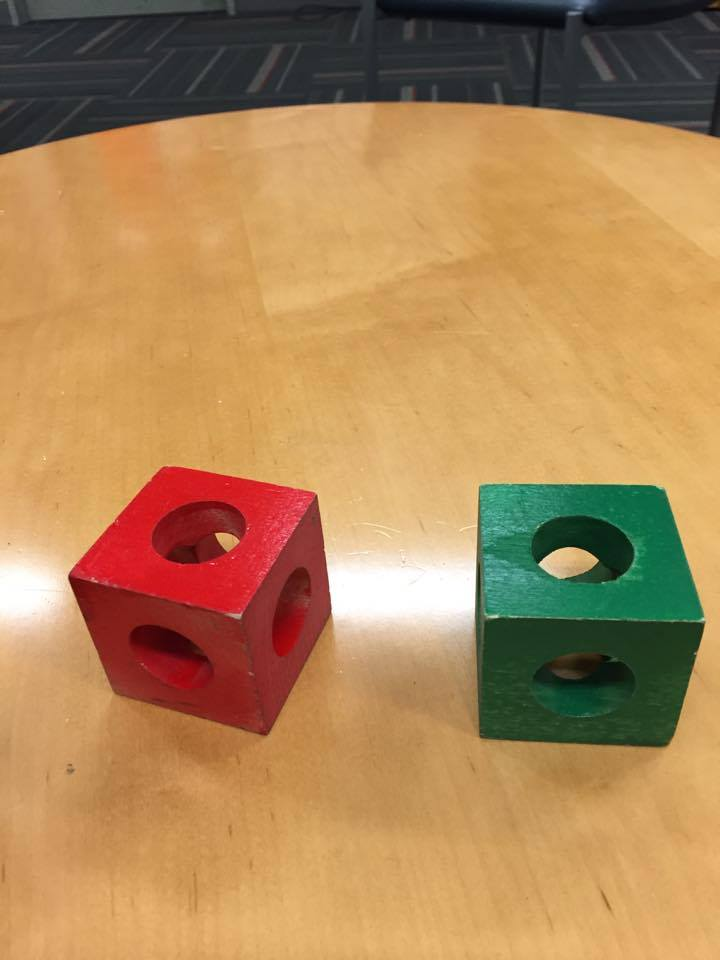
#> input picture OpenCVCode/blocks_2.jpg, 720 x 960 px, given in place of the camera
$ python FindBlockPosition1.py   (Python 2 division)   (older library calls are emulated)
#> lines starting #> are read from the running program, lines starting #| are printed output that depends on the picture; after the words box and inside, x2 and y2 are one past the last pixel; in counts of white or black regions, pixels touching at a corner belong together; long printed decimals are rounded
# -*- coding: utf-8 -*-
"""
Created on Thu Jan 12 13:28:43 2017

@author: arinz
"""
import numpy as np
import cv2
import time
import copy

cap = cv2.VideoCapture(0)
#cap.set(3,100)
#cap.set(4,60)
#cap.set(15, -4.0)

count = 0
start = time.time()

rg = 1.7
rb = 1.7
gr = 1.15
gb = 1.15


# [7 lines left out: function calculateDistanceOfBlock, not called in this run]

while(True):
    if (time.time()-start)>=3:

        print count/(time.time()-start)
        count=0
        start = time.time()

    # Capture frame-by-frame
    ret, frame = cap.read()
#> frame is the input picture: shape (960, 720, 3); mean B, G, R 87.9, 134.8, 175.4

#    frame2 = copy.deepcopy(frame)
    frame2 = copy.copy(frame)

    b,g,r = cv2.split(frame2)
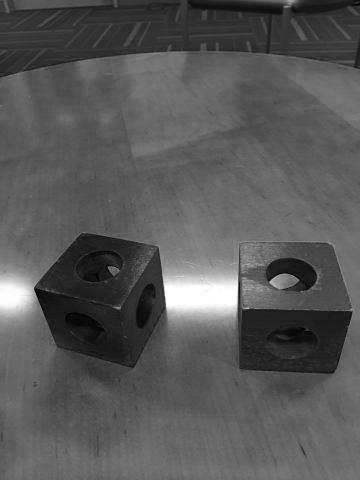
#> b: shape (960, 720) (shown at 1/2 size); min 0, max 255, mean 87.9
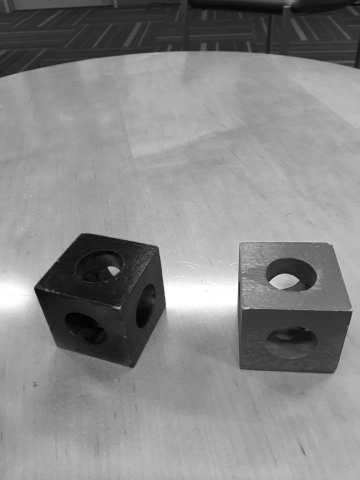
#> g: shape (960, 720) (shown at 1/2 size); min 0, max 255, mean 134.8
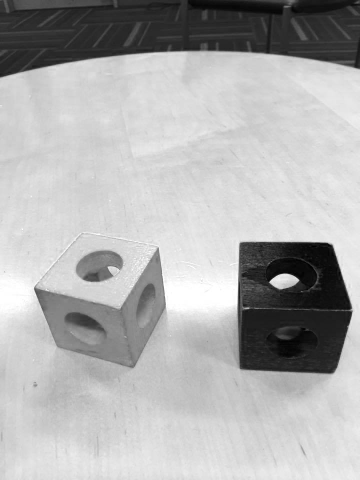
#> r: shape (960, 720) (shown at 1/2 size); min 0, max 255, mean 175.4
    frame2[((r>(rg*g)) & (r>(rb*b)))] = [0,0,255]
    frame2[((g>(gr*r)) & (g>(gb*b)))] = [0,255,0]
    frame2[~(((g>(gr*r)) & (g>(gb*b)))|((r>(rg*g)) & (r>(rb*b))))] = [0,0,0]
    frame3 = copy.copy(frame2)
    imgray = cv2.cvtColor(frame2,cv2.COLOR_BGR2GRAY)
    ret,thresh = cv2.threshold(imgray,50,255,0)
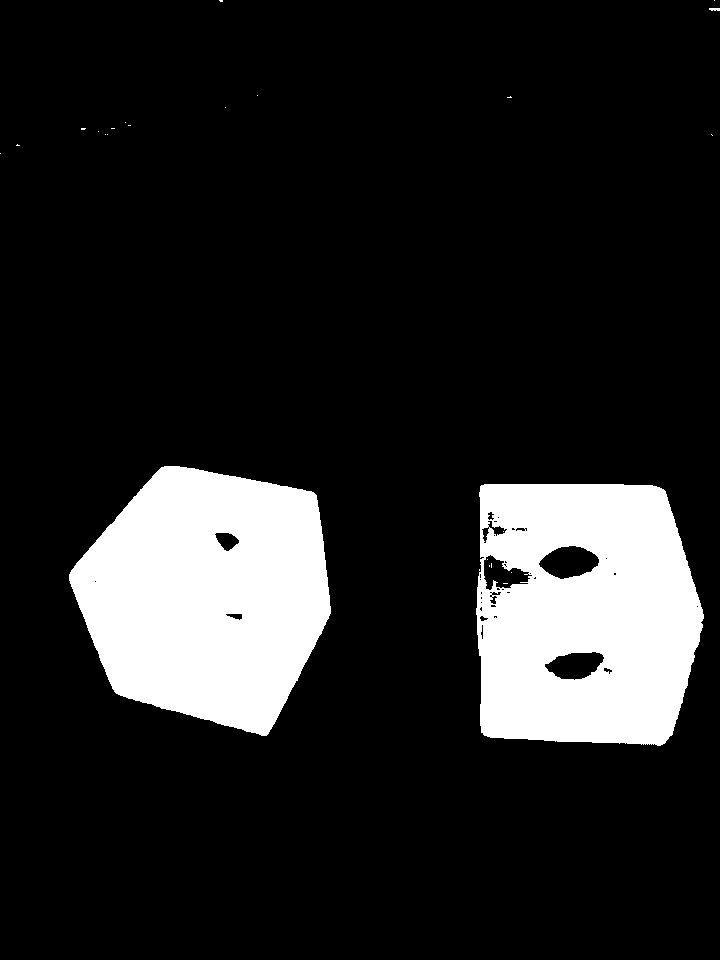
#> thresh: shape (960, 720); 14.5% white; 25 white regions (22 under 20 px)
    image, contours, hierarchy = cv2.findContours(thresh,cv2.RETR_TREE,cv2.CHAIN_APPROX_SIMPLE)
#> contours = 66 contours, 50 with area under 20; largest, box (x1, y1, x2, y2) and area: (476, 484, 704, 746) 52656, (69, 466, 331, 736) 51080, (538, 545, 600, 580) 1433, (544, 651, 605, 681) 1192, (483, 554, 533, 591) 992

    realContours = []
    height, width, channels = frame2.shape
    minArea  = 0.01*height*width
#    minArea = 0
    biggestCnt = None
    biggestArea = 0.0

    for cnt in contours:
        cntArea = cv2.contourArea(cnt)
        if cntArea>=minArea:
            if cntArea>biggestArea:
                biggestCnt = cnt
                biggestArea = cntArea
            realContours.append(cnt)
            M = cv2.moments(cnt)
            if M['m00']!=0:
                Cx = int(M['m10']/M['m00'])
                Cy = int(M['m01']/M['m00'])
            else:
                Cx,Cy=0,0
            print Cx-width/2,Cy
            print "angle:", (60.0*Cx/width - 30)
            frame2[Cy-7:Cy+7,Cx-7:Cx+7] = [255,0,0]
#            distance = calculateDistanceOfBlock(cnt,height)
#            print "Distance:",distance
        else:
            frame2 = cv2.drawContours(frame2,[cnt],0,[0,0,0],-1)
#> this loop made 66 passes
#> (cntArea, biggestArea, Cx, Cy) on pass 2: (52656, 52656, 582, 613)
#> (printed output is left out)
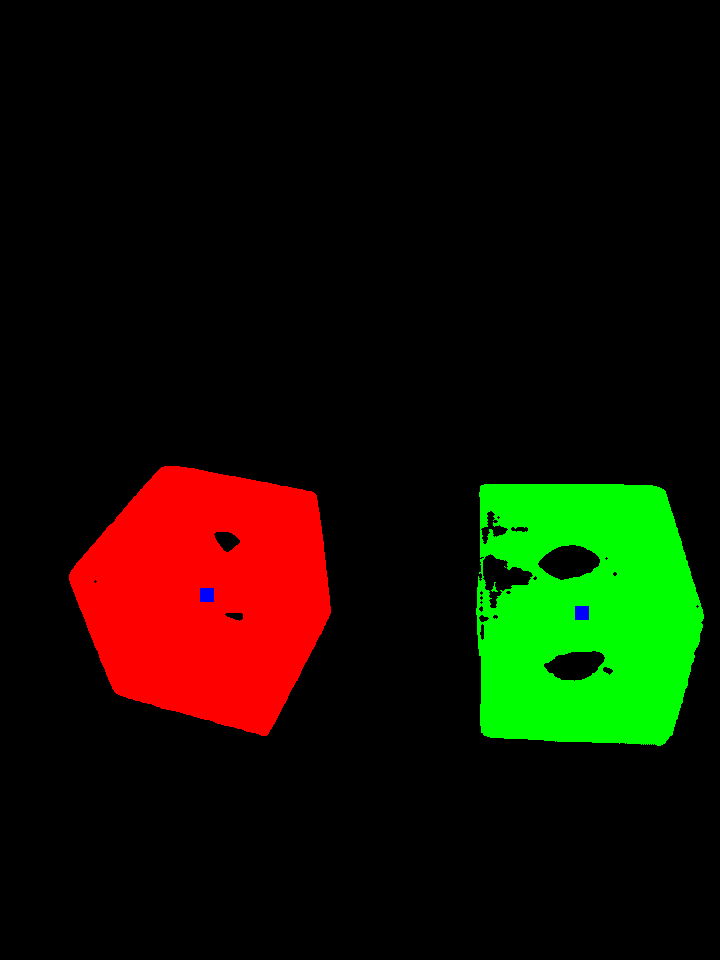
#> frame2: shape (960, 720, 3); mean B, G, R 0.1, 17.8, 18.8
#> after the loop, biggestArea = 52656; biggestCnt = contour of 244 points, box (x1, y1, x2, y2) (476, 484, 704, 746), area 52656; realContours = 2 contours; box (x1, y1, x2, y2) and area: (476, 484, 704, 746) 52656, (69, 466, 331, 736) 51080
# [7 lines of commented-out code are left out]
    if biggestArea > 0:
        epsilon= 0.01 * cv2.arcLength(biggestCnt, True)
#> epsilon = 9.36
        approx = cv2.approxPolyDP(biggestCnt, epsilon, True)
#> approx = [[481, 485], [481, 732], [664, 743], [703, 618], [665, 491]]
        a = cv2.contourArea(approx)
#> a = 50639
        p = cv2.arcLength(approx,True)
#> p = 877.9

        #print "ratio", float(biggestArea)/((p/4) **2)
        print "ratio", float(a)/((p/4) **2)
#| ratio 1.051

    frame2 = cv2.drawContours(frame2, [biggestCnt], -1, (255,0,255), 3)
#> frame2: shape (960, 720, 3); 0.63% of pixels changed, all inside (x1, y1, x2, y2) = (474, 482, 706, 748)
#    frame2 = cv2.drawContours(frame2, realContours, -1, (255,0,255), 3)
    frame3 = cv2.drawContours(frame3, [approx], -1, (255, 0, 255), 3)
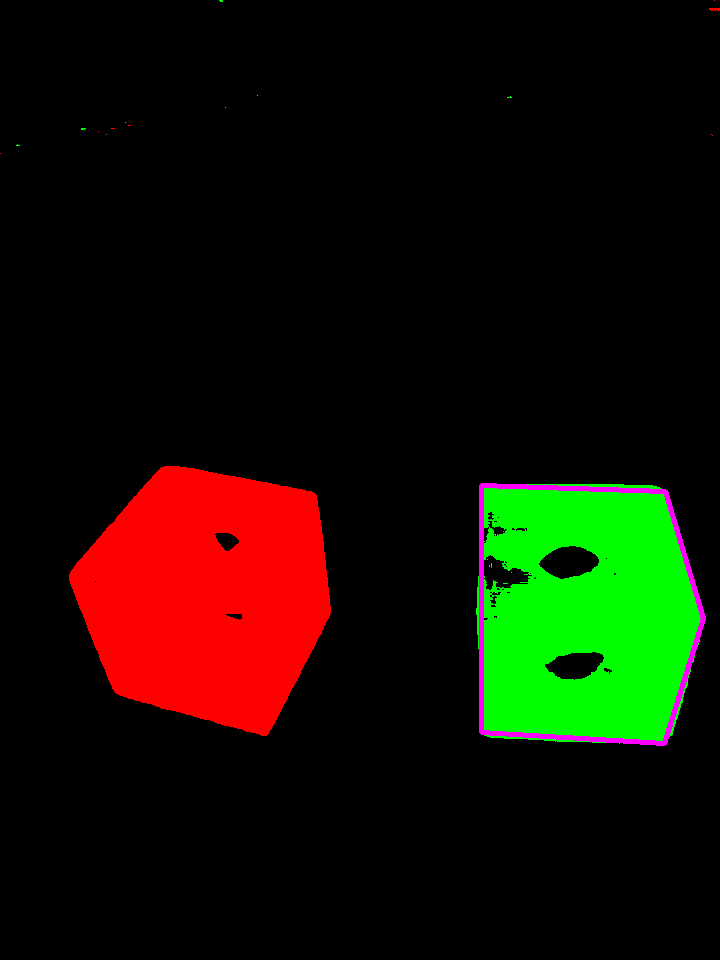
#> frame3: shape (960, 720, 3); mean B, G, R 1.6, 16.8, 20.5
    M = cv2.moments(approx)
#> M = moments, m00 50639, centre m10/m00, m01/m00 = (583, 613.1)
    if M['m00']!=0:
        Cx = int(M['m10']/M['m00'])
#> Cx = 583
        Cy = int(M['m01']/M['m00'])
#> Cy = 613
    else:
        Cx,Cy=0,0
        frame2[Cy-7:Cy+7,Cx-7:Cx+7] = [255,0,0]

    if biggestArea != 0.0:
#        distance = calculateDistanceOfBlock(biggestCnt,height)
        v = 100*biggestArea/(height*width)
#> v = 7.62
        v=1/v
#> v = 0.131
        dist = -25.452*(v**2) + 51.157*v - 0.7276
#> dist = 5.55
        #print "Distance:",dist

    # Our operations on the frame come here
    #gray = cv2.cvtColor(frame, cv2.COLOR_BGR2GRAY)

    # Display the resulting frame
    cv2.imshow("Original", frame)
    cv2.imshow("Filtered", frame2)
    cv2.imshow("approximated", frame3)

    #cv2.imshow('frame',frame2)
    count += 1
    if cv2.waitKey(1) & 0xFF == ord('q'):
#> (key q is pressed here)
        break

# When everything done, release the capture
cap.release()
cv2.destroyAllWindows()

$ run again, on OpenCVCode/blocks_3.jpg
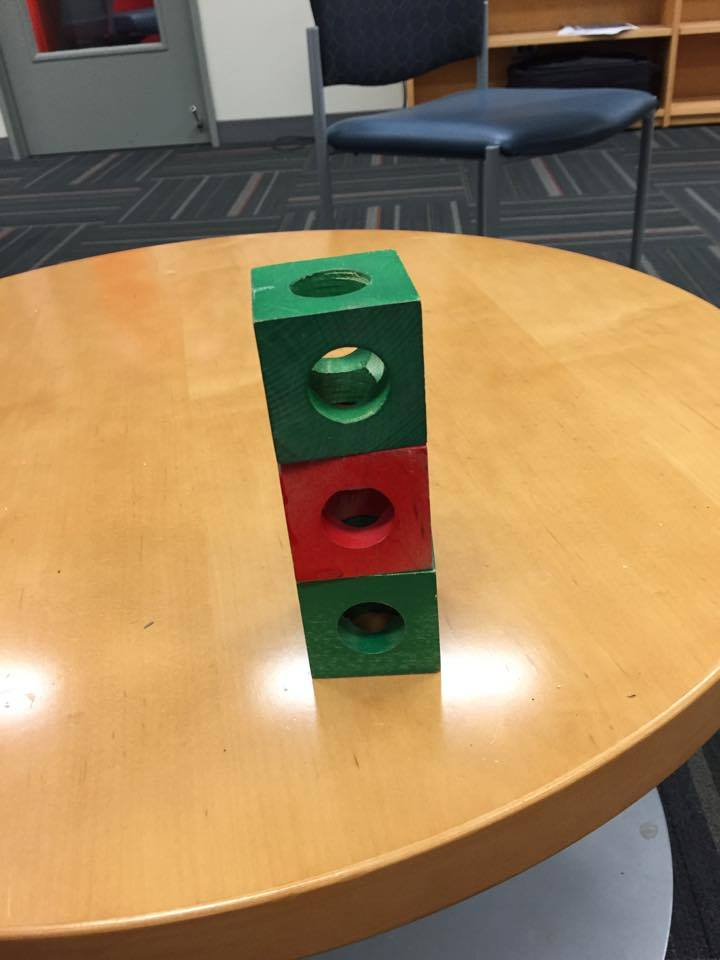
#> input picture OpenCVCode/blocks_3.jpg, 720 x 960 px, given in place of the camera
#> frame is the input picture: shape (960, 720, 3); mean B, G, R 91.4, 130.7, 160
#> thresh: shape (960, 720); 10% white; 143 white regions (114 under 20 px)
#> contours = 190 contours, 154 with area under 20; largest, box (x1, y1, x2, y2) and area: (251, 250, 440, 677) 61204, (673, 33, 720, 99) 2588, (26, 0, 59, 52) 1037, (0, 936, 64, 960) 799, (345, 609, 394, 633) 727
#> the loop `for cnt in contours:` made 190 passes
#> (cntArea, biggestArea, Cx, Cy) on pass 87: (61203.5, 61203.5, 352, 456)
#> (printed output is left out)
#> after the loop `for cnt in contours:`:
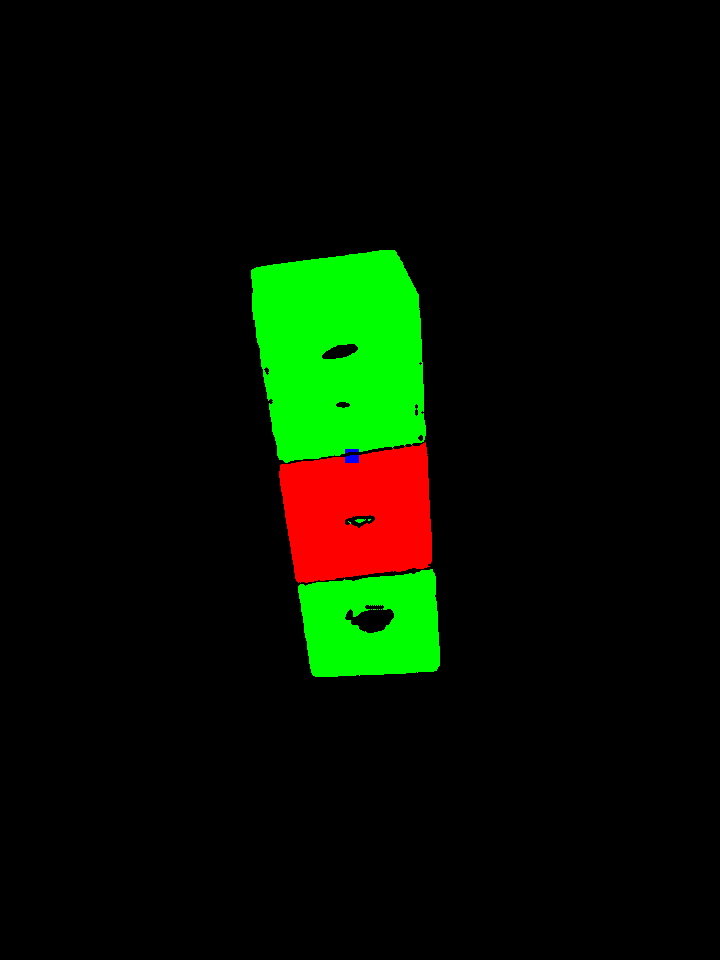
#> frame2: shape (960, 720, 3); mean B, G, R 0.1, 15.7, 6.3
#> after the loop `for cnt in contours:`: biggestArea = 61203.5; biggestCnt = contour of 369 points, box (x1, y1, x2, y2) (251, 250, 440, 677), area 61204; realContours = 1 contour; box (x1, y1, x2, y2) and area: (251, 250, 440, 677) 61204
#> epsilon = 13.98
#> approx = contour of 13 points, box (x1, y1, x2, y2) (251, 250, 440, 677), area 57907
#> a = 57907
#> p = 1295.5
#| ratio 0.552
#> `frame3 = cv2.drawContours(frame3, [approx], -1, (255, 0, 255), 3)`:
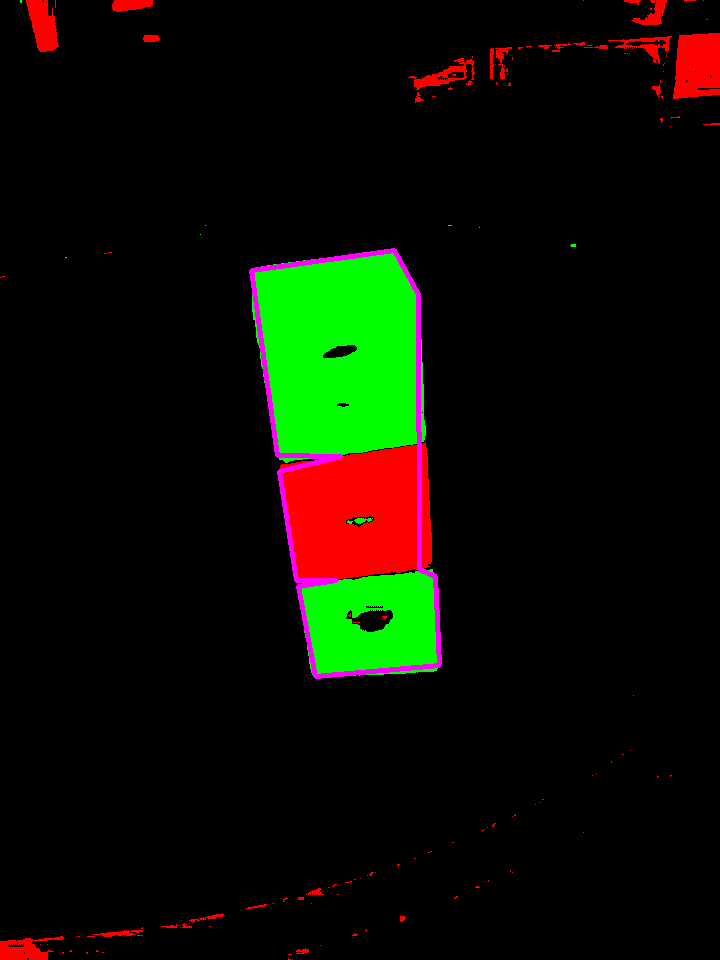
#> frame3: shape (960, 720, 3); mean B, G, R 2.3, 14.5, 11.3
#> M = moments, m00 57907, centre m10/m00, m01/m00 = (350.9, 455.9)
#> `Cx = int(M['m10']/M['m00'])`: Cx = 350
#> `Cy = int(M['m01']/M['m00'])`: Cy = 455
#> `v = 100*biggestArea/(height*width)`: v = 8.85
#> `v=1/v`: v = 0.113
#> dist = 4.73

$ run again, on OpenCVCode/blocks_4.jpg
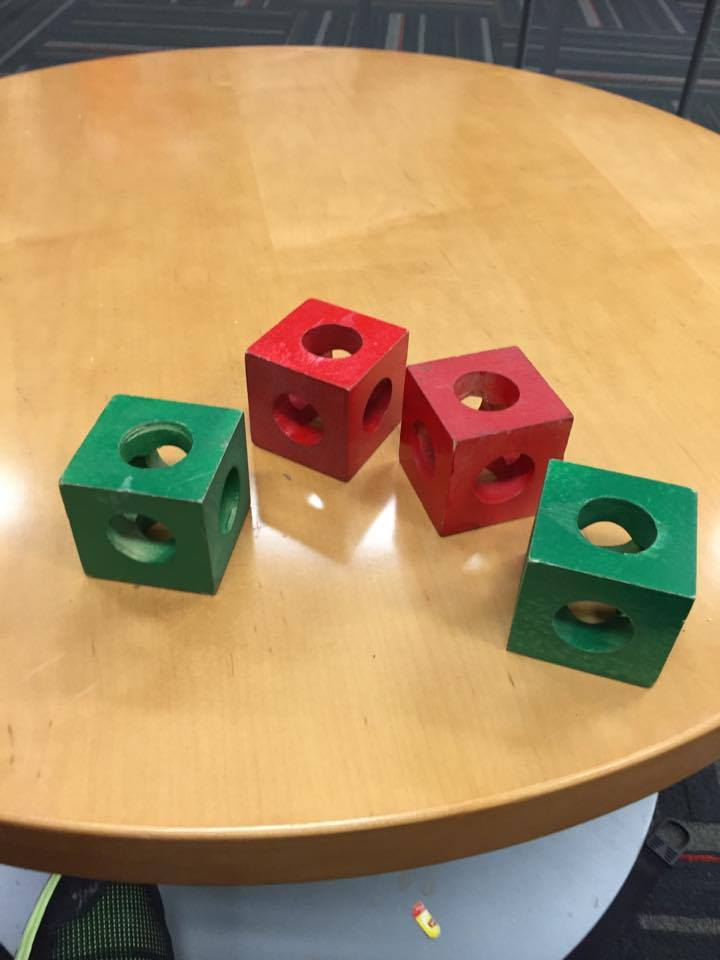
#> input picture OpenCVCode/blocks_4.jpg, 720 x 960 px, given in place of the camera
#> frame is the input picture: shape (960, 720, 3); mean B, G, R 100.1, 142.6, 172.9
#> thresh: shape (960, 720); 16.2% white; 75 white regions (58 under 20 px)
#> contours = 255 contours, 224 with area under 20; largest, box (x1, y1, x2, y2) and area: (245, 298, 697, 687) 78520, (60, 394, 248, 593) 29337, (64, 886, 152, 960) 4048, (580, 519, 633, 548) 1051, (16, 876, 62, 960) 905
#> the loop `for cnt in contours:` made 255 passes
#> cntArea on passes 18, 23, 33: 39, 4048, 21.5
#> after the loop `for cnt in contours:`:
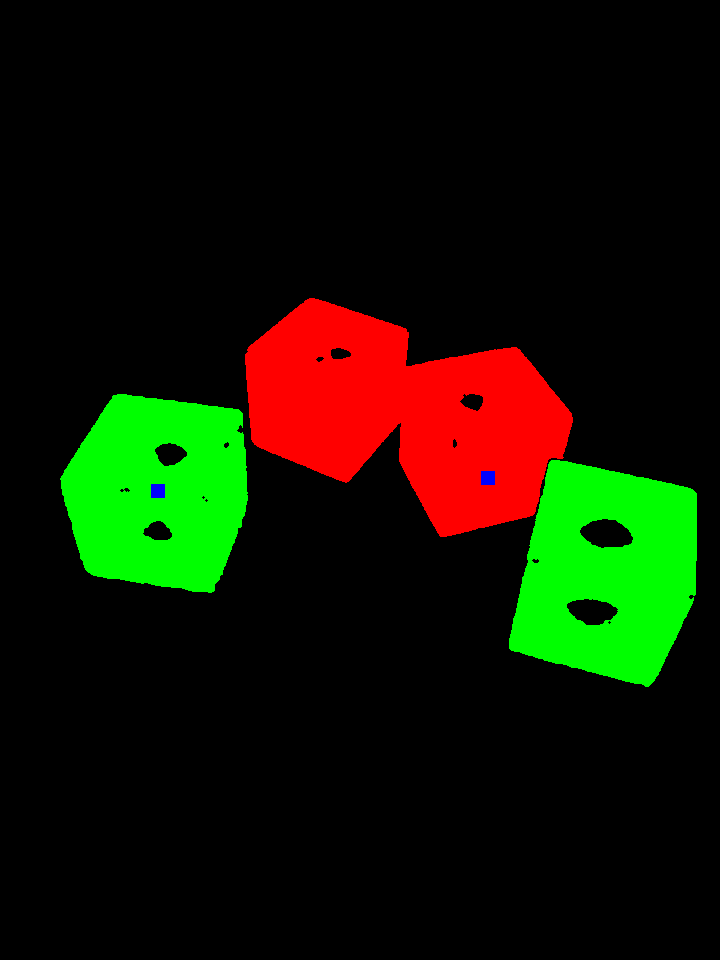
#> frame2: shape (960, 720, 3); mean B, G, R 0.1, 21.7, 17
#> after the loop `for cnt in contours:`: biggestArea = 78519.5; biggestCnt = contour of 744 points, box (x1, y1, x2, y2) (245, 298, 697, 687), area 78520; realContours = 2 contours; box (x1, y1, x2, y2) and area: (245, 298, 697, 687) 78520, (60, 394, 248, 593) 29337
#> epsilon = 18.02
#> approx = contour of 17 points, box (x1, y1, x2, y2) (248, 298, 696, 681), area 74682
#> a = 74681.5
#> p = 1658.7
#| ratio 0.4343
#> `frame3 = cv2.drawContours(frame3, [approx], -1, (255, 0, 255), 3)`:
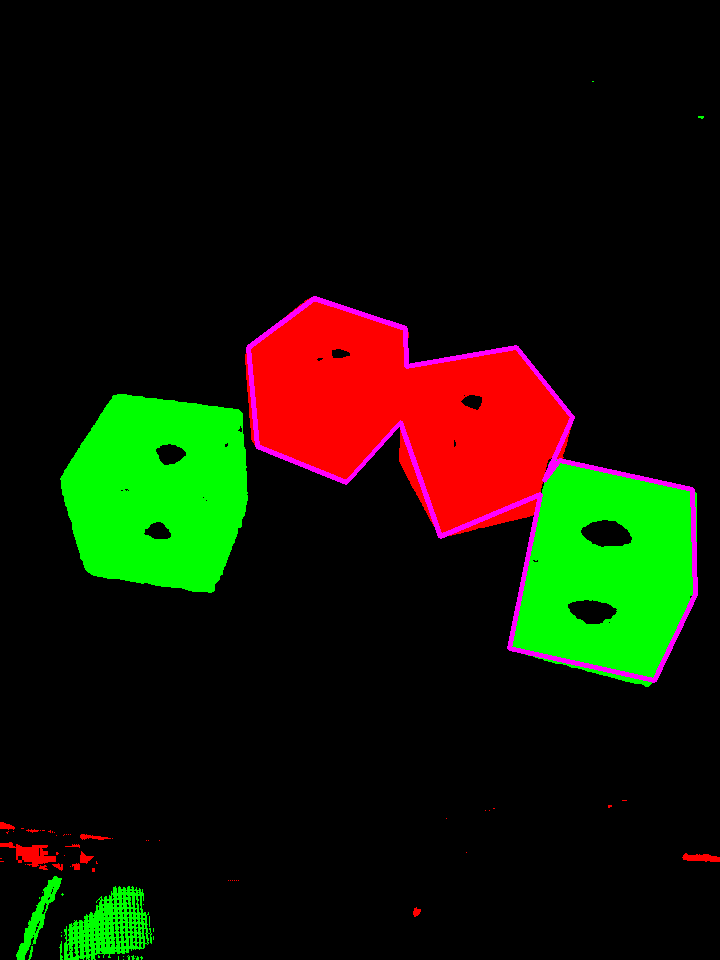
#> frame3: shape (960, 720, 3); mean B, G, R 3, 22.7, 19.2
#> M = moments, m00 74681.5, centre m10/m00, m01/m00 = (488.7, 476.9)
#> Cx = 488
#> Cy = 476
#> `v = 100*biggestArea/(height*width)`: v = 11.36
#> `v=1/v`: v = 0.088
#> dist = 3.58
